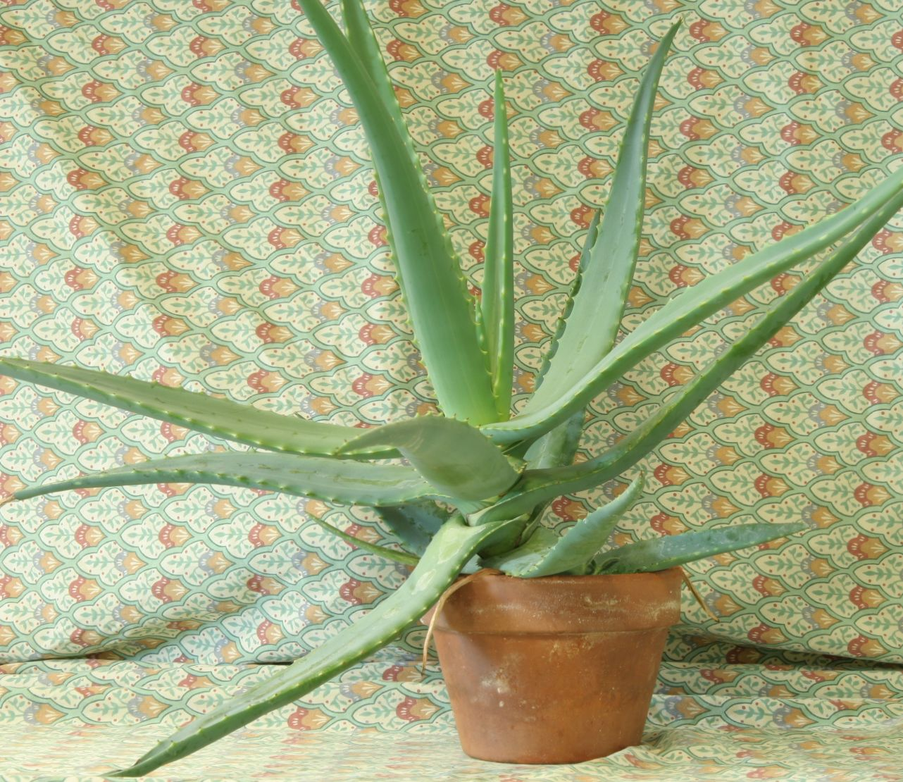
#> input picture lab07/images/aloe/aloe_l.png, 903 x 782 px, shrunk from 1282 x 1110 before the run
$ python depth_map.py
#> lines starting #> are read from the running program, lines starting #| are printed output that depends on the picture
import numpy as np
import cv2 as cv
from matplotlib import pyplot as plt
import os

CURRENT_DIRECTORY = os.path.dirname(os.path.abspath(__file__))
imgL = cv.imread(os.path.join(CURRENT_DIRECTORY, 'images', 'aloe', 'aloe_l.png'), cv.IMREAD_GRAYSCALE)
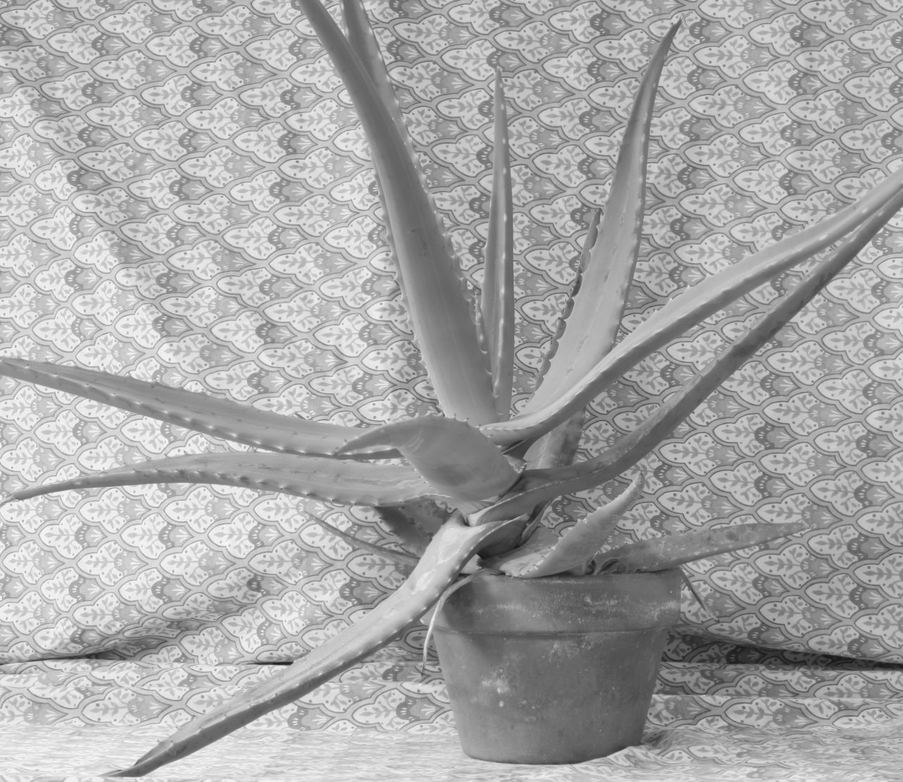
#> imgL: shape (782, 903); min 17, max 251, mean 167.3
imgR = cv.imread(os.path.join(CURRENT_DIRECTORY, 'images', 'aloe', 'aloe_r.png'), cv.IMREAD_GRAYSCALE)
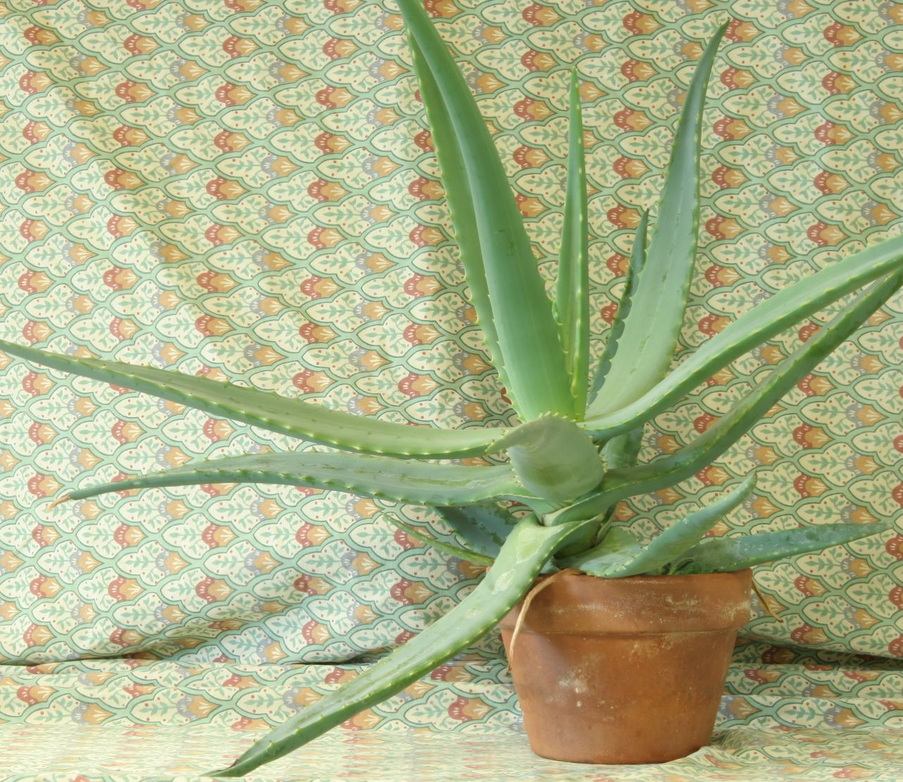
#> input picture lab07/images/aloe/aloe_r.png, 903 x 782 px, shrunk from 1282 x 1110 before the run
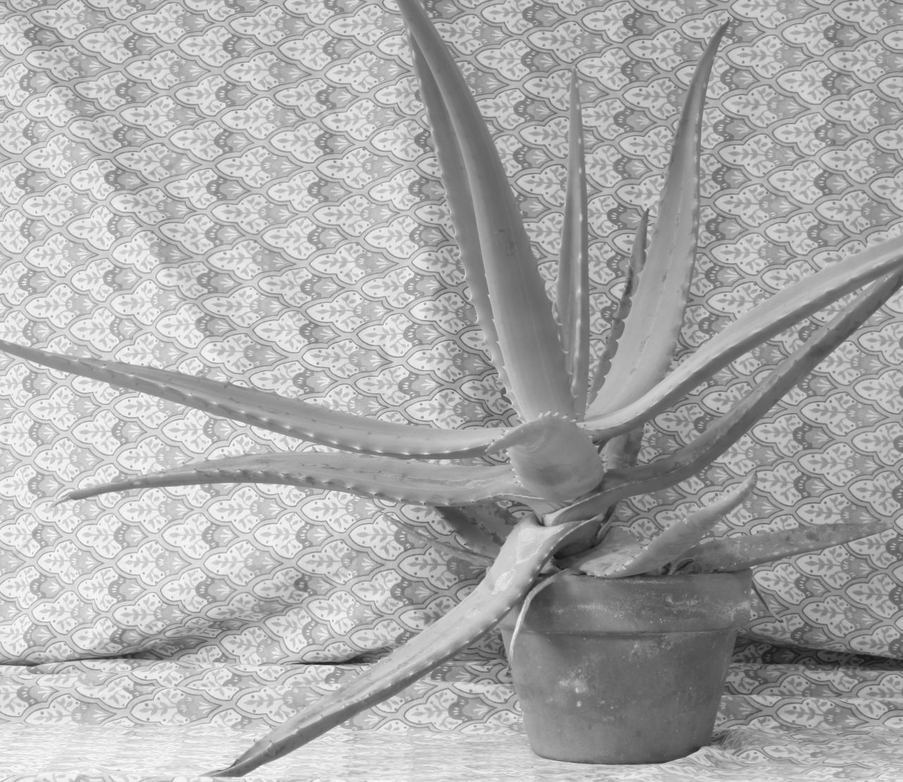
#> imgR: shape (782, 903); min 18, max 252, mean 170.3

if imgL is None or imgR is None:
    print("Error: Could not load images.")
    exit()

stereo = cv.StereoBM.create(numDisparities=16, blockSize=15)
disparity = stereo.compute(imgL, imgR)
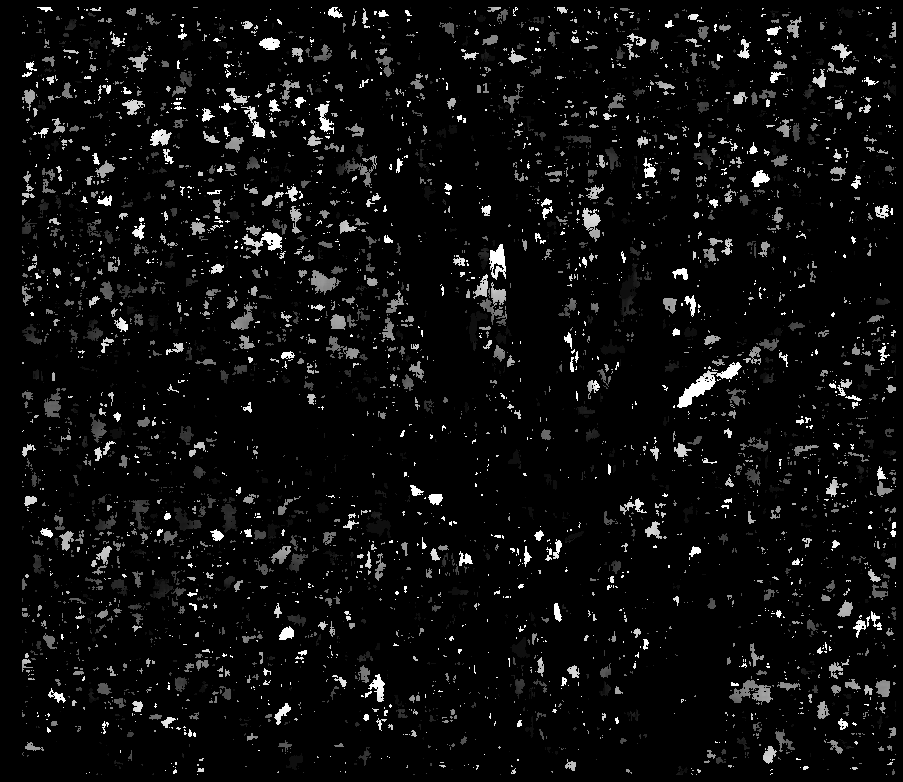
#> disparity: shape (782, 903) int16; min -16, max 240, mean -2.1; drawn with min black and max white

os.makedirs(os.path.join(CURRENT_DIRECTORY, 'output'), exist_ok=True)

filename = os.path.join(CURRENT_DIRECTORY, 'output', "disparity.jpg")
cv.imwrite(filename, disparity)

plt.imshow(disparity, 'gray')
plt.show()
